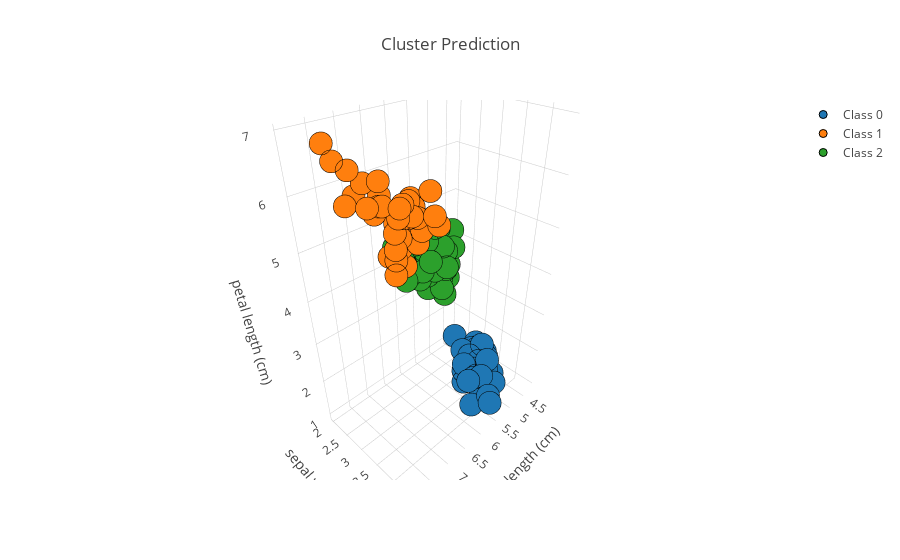

Notebook cell for this chart:
### Code cell
plot_handler = ThreeDimensionalClusteringPlotHandler(dataset=iris,trained_cluster=iris_cluster)
plot_handler.plot_prediction()

### Figure 1 — Plotly figure (JSON) as saved in the notebook; plotly's stock layout.template omitted (floating-point values rounded to 4 significant figures)
{"data": [{"hoverinfo": "text", "marker": {"line": {"color": "black", "width": 1}}, "mode": "markers", "name": "Class 0", "showlegend": true, "text": "Class 0", "type": "scatter3d", "uid": "bb1e403c-d979-407f-9a09-afcdbbfb400f", "x": [5.1, 4.9, 4.7, 4.6, 5, 5.4, 4.6, 5, 4.4, 4.9, 5.4, 4.8, 4.8, 4.3, 5.8, 5.7, 5.4, 5.1, 5.7, 5.1, 5.4, 5.1, 4.6, 5.1, 4.8, 5, 5, 5.2, 5.2, 4.7, 4.8, 5.4, 5.2, 5.5, 4.9, 5, 5.5, 4.9, 4.4, 5.1, 5, 4.5, 4.4, 5, 5.1, 4.8, 5.1, 4.6, 5.3, 5], "y": [3.5, 3, 3.2, 3.1, 3.6, 3.9, 3.4, 3.4, 2.9, 3.1, 3.7, 3.4, 3, 3, 4, 4.4, 3.9, 3.5, 3.8, 3.8, 3.4, 3.7, 3.6, 3.3, 3.4, 3, 3.4, 3.5, 3.4, 3.2, 3.1, 3.4, 4.1, 4.2, 3.1, 3.2, 3.5, 3.6, 3, 3.4, 3.5, 2.3, 3.2, 3.5, 3.8, 3, 3.8, 3.2, 3.7, 3.3], "z": [1.4, 1.4, 1.3, 1.5, 1.4, 1.7, 1.4, 1.5, 1.4, 1.5, 1.5, 1.6, 1.4, 1.1, 1.2, 1.5, 1.3, 1.4, 1.7, 1.5, 1.7, 1.5, 1, 1.7, 1.9, 1.6, 1.6, 1.5, 1.4, 1.6, 1.6, 1.5, 1.5, 1.4, 1.5, 1.2, 1.3, 1.4, 1.3, 1.5, 1.3, 1.3, 1.3, 1.6, 1.9, 1.4, 1.6, 1.4, 1.5, 1.4]}, {"hoverinfo": "text", "marker": {"line": {"color": "black", "width": 1}}, "mode": "markers", "name": "Class 1", "showlegend": true, "text": "Class 1", "type": "scatter3d", "uid": "f52fe59b-ed50-4931-90d1-016ce29a056a", "x": [7, 6.9, 6.8, 6.7, 6.7, 6.3, 7.1, 6.3, 6.5, 7.6, 7.3, 6.7, 7.2, 6.5, 6.4, 6.8, 6.4, 6.5, 7.7, 7.7, 6.9, 7.7, 6.7, 7.2, 6.4, 7.2, 7.4, 7.9, 6.4, 6.3, 6.1, 7.7, 6.3, 6.4, 6.9, 6.7, 6.9, 6.8, 6.7, 6.7, 6.5, 6.2], "y": [3.2, 3.1, 2.8, 3, 3.1, 3.3, 3, 2.9, 3, 3, 2.9, 2.5, 3.6, 3.2, 2.7, 3, 3.2, 3, 3.8, 2.6, 3.2, 2.8, 3.3, 3.2, 2.8, 3, 2.8, 3.8, 2.8, 2.8, 2.6, 3, 3.4, 3.1, 3.1, 3.1, 3.1, 3.2, 3.3, 3, 3, 3.4], "z": [4.7, 4.9, 4.8, 5, 4.7, 6, 5.9, 5.6, 5.8, 6.6, 6.3, 5.8, 6.1, 5.1, 5.3, 5.5, 5.3, 5.5, 6.7, 6.9, 5.7, 6.7, 5.7, 6, 5.6, 5.8, 6.1, 6.4, 5.6, 5.1, 5.6, 6.1, 5.6, 5.5, 5.4, 5.6, 5.1, 5.9, 5.7, 5.2, 5.2, 5.4]}, {"hoverinfo": "text", "marker": {"line": {"color": "black", "width": 1}}, "mode": "markers", "name": "Class 2", "showlegend": true, "text": "Class 2", "type": "scatter3d", "uid": "45d57514-6e3b-4ee8-b0cd-7d8f34806d2e", "x": [6.4, 5.5, 6.5, 5.7, 6.3, 4.9, 6.6, 5.2, 5, 5.9, 6, 6.1, 5.6, 6.7, 5.6, 5.8, 6.2, 5.6, 5.9, 6.1, 6.3, 6.1, 6.4, 6.6, 6, 5.7, 5.5, 5.5, 5.8, 6, 5.4, 6, 6.3, 5.6, 5.5, 5.5, 6.1, 5.8, 5, 5.6, 5.7, 5.7, 6.2, 5.1, 5.7, 5.8, 4.9, 5.7, 5.8, 6, 5.6, 6.3, 6.2, 6.1, 6, 5.8, 6.3, 5.9], "y": [3.2, 2.3, 2.8, 2.8, 3.3, 2.4, 2.9, 2.7, 2, 3, 2.2, 2.9, 2.9, 3.1, 3, 2.7, 2.2, 2.5, 3.2, 2.8, 2.5, 2.8, 2.9, 3, 2.9, 2.6, 2.4, 2.4, 2.7, 2.7, 3, 3.4, 2.3, 3, 2.5, 2.6, 3, 2.6, 2.3, 2.7, 3, 2.9, 2.9, 2.5, 2.8, 2.7, 2.5, 2.5, 2.8, 2.2, 2.8, 2.7, 2.8, 3, 3, 2.7, 2.5, 3], "z": [4.5, 4, 4.6, 4.5, 4.7, 3.3, 4.6, 3.9, 3.5, 4.2, 4, 4.7, 3.6, 4.4, 4.5, 4.1, 4.5, 3.9, 4.8, 4, 4.9, 4.7, 4.3, 4.4, 4.5, 3.5, 3.8, 3.7, 3.9, 5.1, 4.5, 4.5, 4.4, 4.1, 4, 4.4, 4.6, 4, 3.3, 4.2, 4.2, 4.2, 4.3, 3, 4.1, 5.1, 4.5, 5, 5.1, 5, 4.9, 4.9, 4.8, 4.9, 4.8, 5.1, 5, 5.1]}], "layout": {"autosize": true, "scene": {"aspectmode": "auto", "aspectratio": {"x": 0.9709, "y": 0.6473, "z": 1.591}, "xaxis": {"title": {"text": "sepal length (cm)"}, "type": "linear"}, "yaxis": {"title": {"text": "sepal width (cm)"}, "type": "linear"}, "zaxis": {"title": {"text": "petal length (cm)"}, "type": "linear"}}, "title": {"text": "Cluster Prediction"}}}
